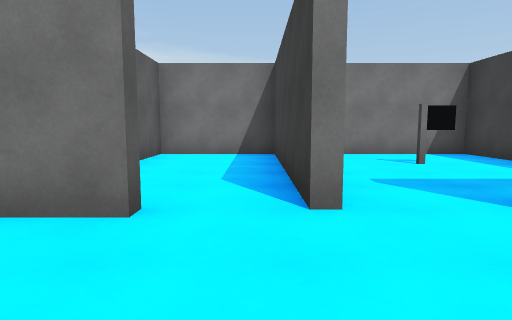
view 1 (above)

24 first-person views from a walk through a Unity game level. The camera is 1.3 m above the floor, tilts 6° down and sees 75° across. The floor is counted in squares, 2 m on a side. Each view is taken from the middle of a square. On the plan, view 1 faces up. The plan holds only what a view shows up to about 10 squares ahead; the rest is blank. The player character is not drawn.

view 2
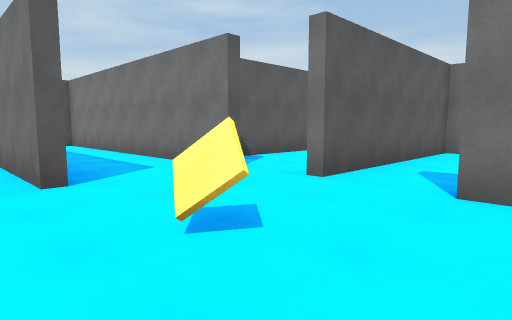

view 3
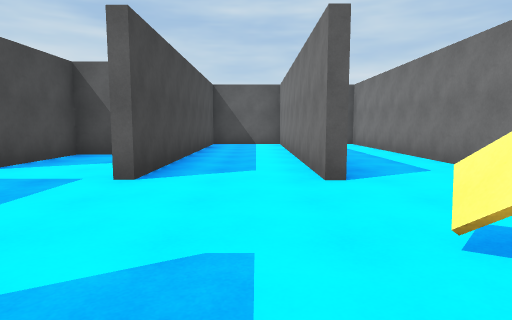

view 4
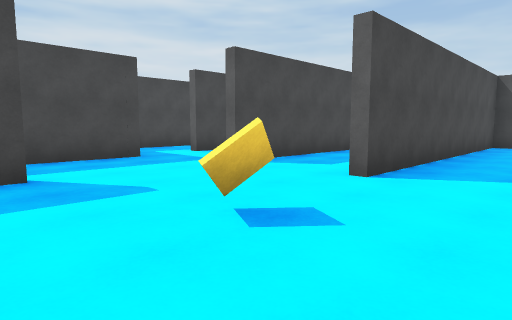

view 5
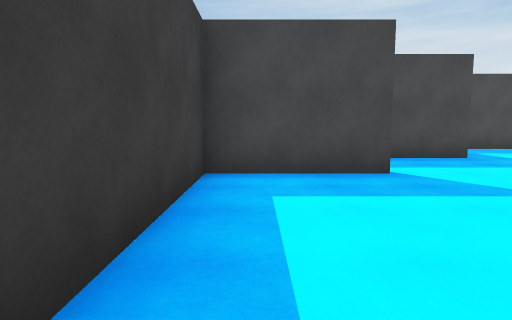

view 6
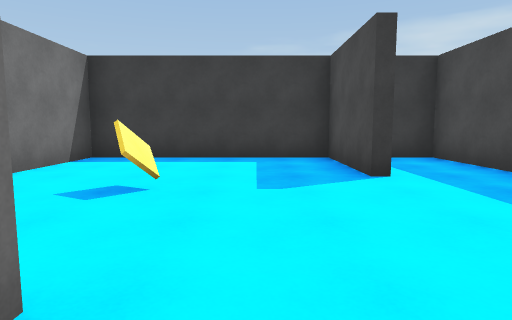

view 7
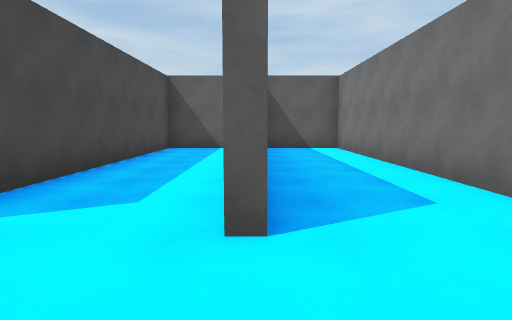

view 8
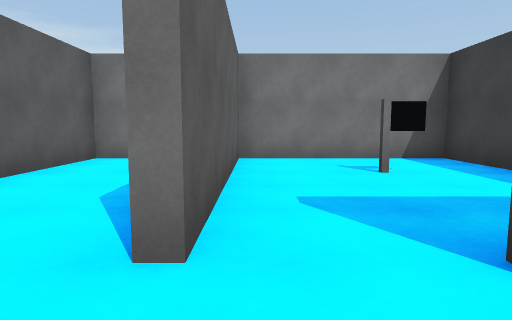

view 9
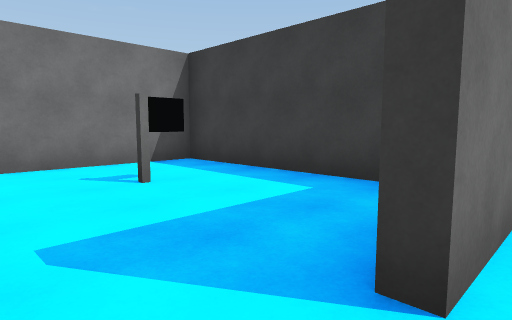

view 10
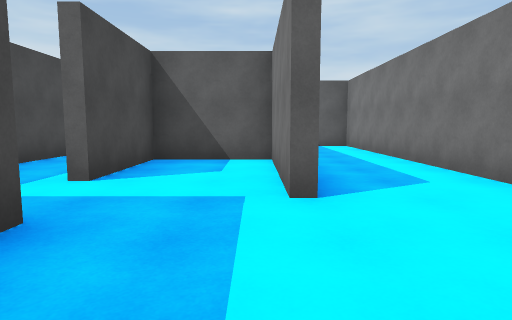

view 11
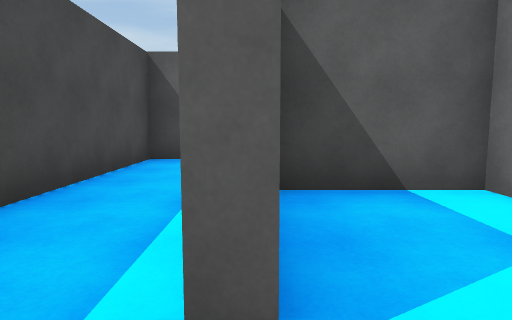

view 12
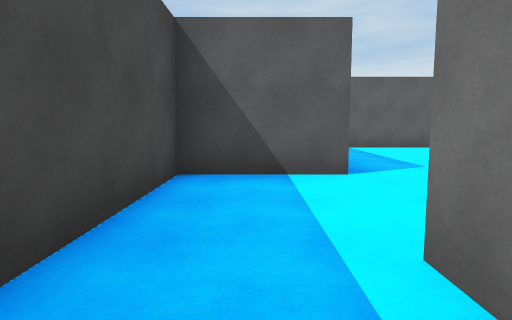

view 13
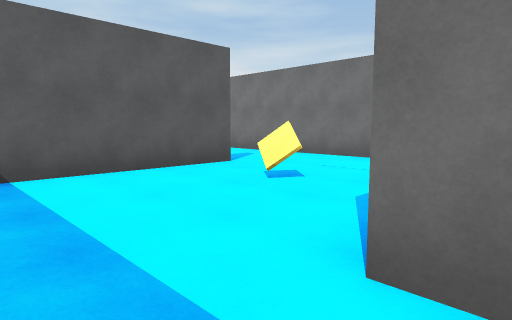

view 14
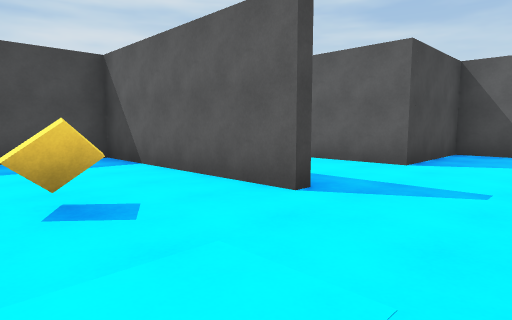

view 15
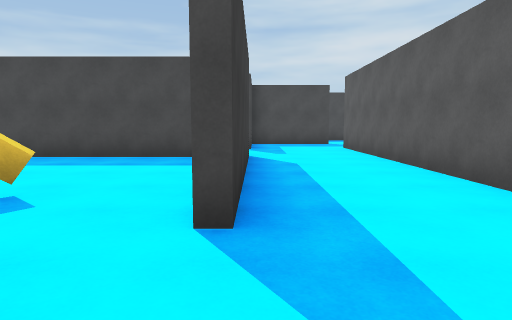

view 16
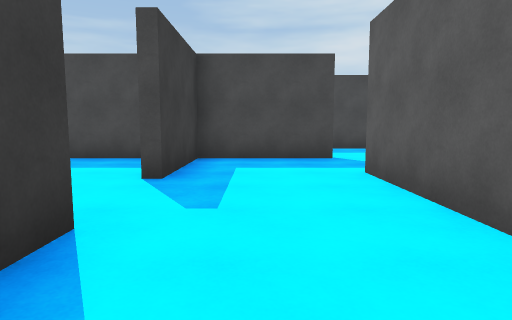

view 17
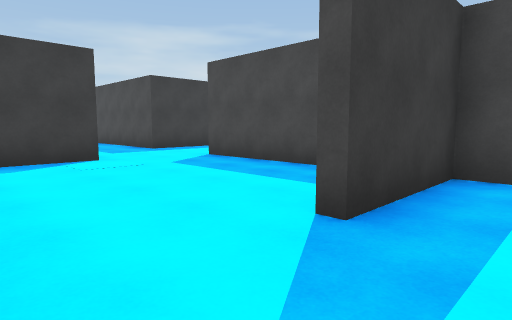

view 18
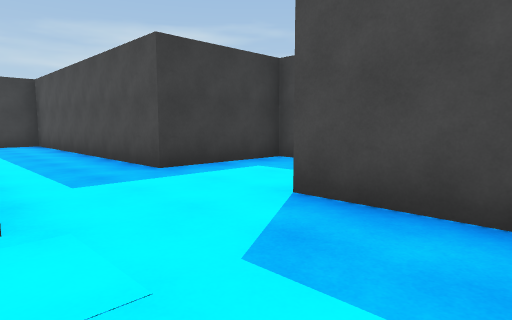

view 19
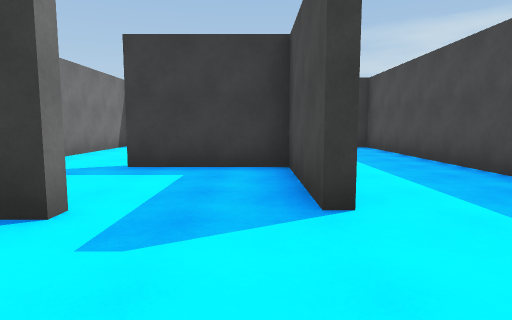

view 20
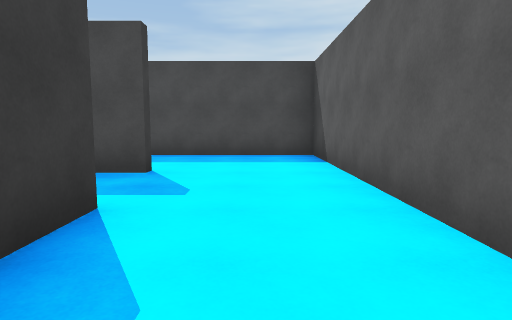

view 21
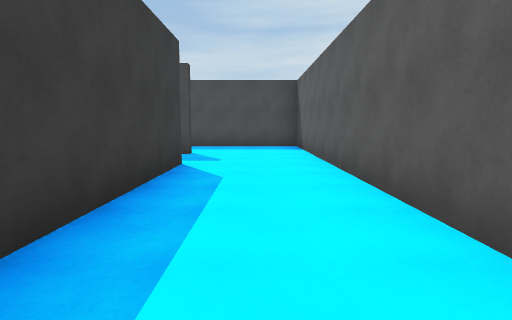

view 22
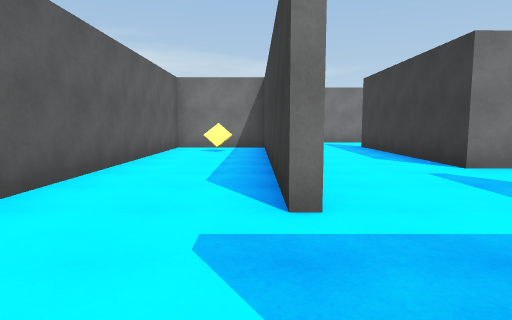

view 23
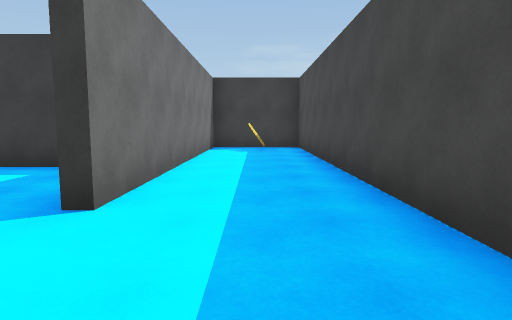

view 24
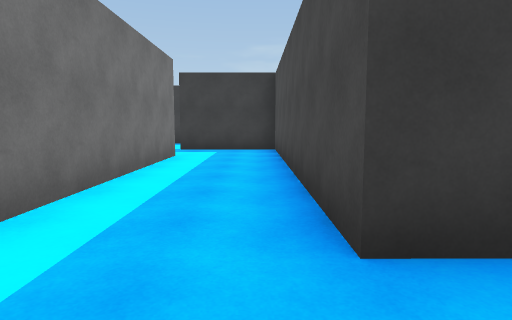

### Floor plan
Ten units are one square. View 1 is at (0, 0); x grows to the right and y downward. Boxes are objects, and circles mark ways between rooms. Rooms are numbered by the first view taken in them; rooms with no view inside come last. Other rooms are left out.
<svg viewBox="-188 -80 240 208">
<path fill="none" stroke="#000" d="M-9 2 -81 2M-9 27 -43 27 -43 48 -18 48M-9 -23 -84 -23 -84 0 -9 0M21 25 47 25 47 -23 21 -23M-2 46 47 46 47 36M-84 9 -84 25 -9 25M-121 52 -129 52 -129 0M-158 76 -158 10M-156 95 -129 95 -129 70M-165 18 -170 18M-74 48 -74 70 -14 70M-81 27 -88 27M-126 0 -126 48 -78 48M-158 2 -183 2 -183 123 -83 123 -83 98 -155 98M-155 0 -155 76M-110 -23 -154 -23M-40 52 -46 52M-76 74 -76 58M-79 52 -111 52M-59 123 -54 123 -54 95 18 95 18 70M-118 95 -80 95M1 73 -49 73M34 -55 26 -55M47 -36 47 -75 7 -75 7 -25M4 -25 4 -75 -21 -75 -21 -36"/>
<circle cx="-10" cy="50" r="3" fill="#2a7"/>
<circle cx="15" cy="-30" r="3" fill="#2a7"/>
<circle cx="-10" cy="-30" r="3" fill="#2a7"/>
<circle cx="-130" cy="65" r="3" fill="#2a7"/>
<text x="-10" y="10">1</text>
<text x="-130" y="60">2</text>
<text x="-60" y="80">3</text>
<text x="20" y="-50">4</text>
<text x="-10" y="-60">5</text>
</svg>
Room 1 opens to room 2. Room 1 opens to room 4. Room 1 opens to room 5. Room 2 opens to room 3.

Where each view was taken, in squares from view 1:
view 1: 0 up, 0 right, facing up
view 2: 1 down, 3 right, facing up-left
view 3: 1 down, 3 right, facing left
view 4: 2 up, 3 right, facing down-left
view 5: 2 up, 4 right, facing down
view 6: 1 down, 2 left, facing right
view 7: 0 up, 1 right, facing left
view 8: 1 up, 1 right, facing up
view 9: 2 up, 1 right, facing up-right
view 10: 3 down, 2 right, facing left
view 11: 5 down, 1 left, facing left
view 12: 6 down, 3 left, facing left
view 13: 4 down, 8 left, facing up-left
view 14: 2 up, 10 left, facing down-left
view 15: 2 up, 13 left, facing down
view 16: 3 down, 14 left, facing down
view 17: 5 down, 14 left, facing down-right
view 18: 7 down, 10 left, facing down-right
view 19: 9 down, 18 left, facing right
view 20: 5 down, 17 left, facing down
view 21: 2 down, 17 left, facing down
view 22: 10 down, 16 left, facing up
view 23: 11 down, 18 left, facing right
view 24: 9 down, 7 left, facing right
